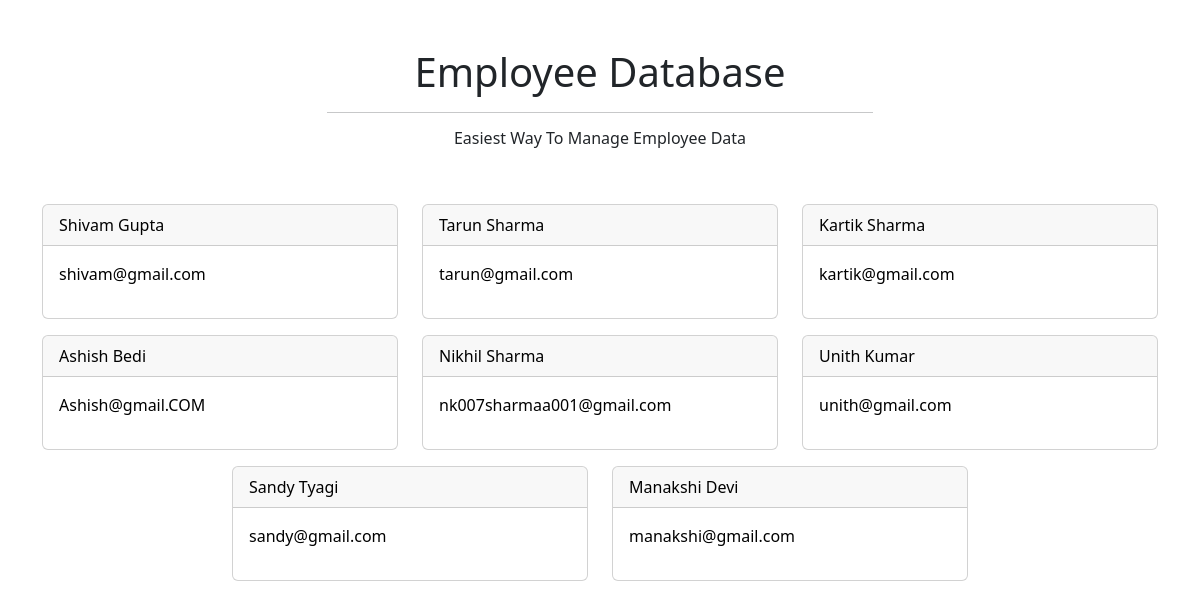
The page / on the database its author committed.
### ems/models.py (models this page shows)
class Employee(models.Model):
    GENDER_CHOICES = [('M','Male'), ('F','Female'),('O','Other')]
    first_name = models.CharField(max_length=200)
    last_name = models.CharField(max_length=200)
    email = models.EmailField(max_length=250)
    phone_number = models.CharField(max_length=10,blank=True)
    address = models.TextField()
    gender = models.CharField(max_length=1, choices=GENDER_CHOICES,blank=True)
    dob = models.DateField()
    joining_date = models.DateField()
    jobs = models.ManyToManyField('job',blank=True)

### ems/views.py (the view)
# urls.py: 2. Add a URL to urlpatterns:  path('', views.home, name='home')
def home(request):
    employees = Employee.objects.all()
    return render(request,'ems/home.html', {'employees': employees})

### ems/templates/ems/home.html
{% extends 'ems/base.html' %}
{% block content %}
{% for employee in employees %}
<div class="col-md-4">
<a class="card mb-3 text-decoration-none text-black slow-hover" href="{% url 'employee_detail' employee.id %}">
    <div class="card-header">
        {{ employee.first_name|capfirst }}  {{ employee.last_name|capfirst }}
    </div>
    <div class="card-body">
        <p> {{ employee.email }} </p>
    </div>
</a>
</div>
{% endfor %}
{% endblock content %}

### ems/templates/ems/base.html (shortened to what this page needs)
 {% load static %}
<!doctype html>
<html lang="en">
  <head>
    <link href="https://cdn.jsdelivr.net/npm/bootstrap@5.3.0-alpha3/dist/css/bootstrap.min.css" rel="stylesheet"  >
    <link rel="stylesheet" href="{% static 'css/style.css' %}">
  </head>
  <body>
    <div class="container mt-5">
        <div class="row justify-content-center mb-5">
            <div class="col-md-6 text-center">
                <h1> Employee Database </h1>
                <hr>
                <h3 class="fs-6 text secondary"> Easiest Way To Manage Employee Data </h3>
            </div>
        </div>
        <div class="row justify-content-center">
            {% block content %}
            {% endblock content %}
        </div>
    </div>
  </body>
</html>

### static/css/style.css (style rules this page uses)
.slow-hover { transition: 0.5s; }

### rows shown on the page
Employee: first_name "Shivam", last_name "Gupta", email "shivam@gmail.com"
Employee: first_name "Tarun", last_name "Sharma", email "tarun@gmail.com"
Employee: first_name "Kartik", last_name "Sharma", email "kartik@gmail.com"
Employee: first_name "Ashish", last_name "Bedi", email "Ashish@gmail.COM"
Employee: first_name "Nikhil", last_name "Sharma", email "nk007sharmaa001@gmail.com"
Employee: first_name "Unith", last_name "Kumar", email "unith@gmail.com"
Employee: first_name "Sandy", last_name "Tyagi", email "sandy@gmail.com"
Employee: first_name "Manakshi", last_name "Devi", email "manakshi@gmail.com"
